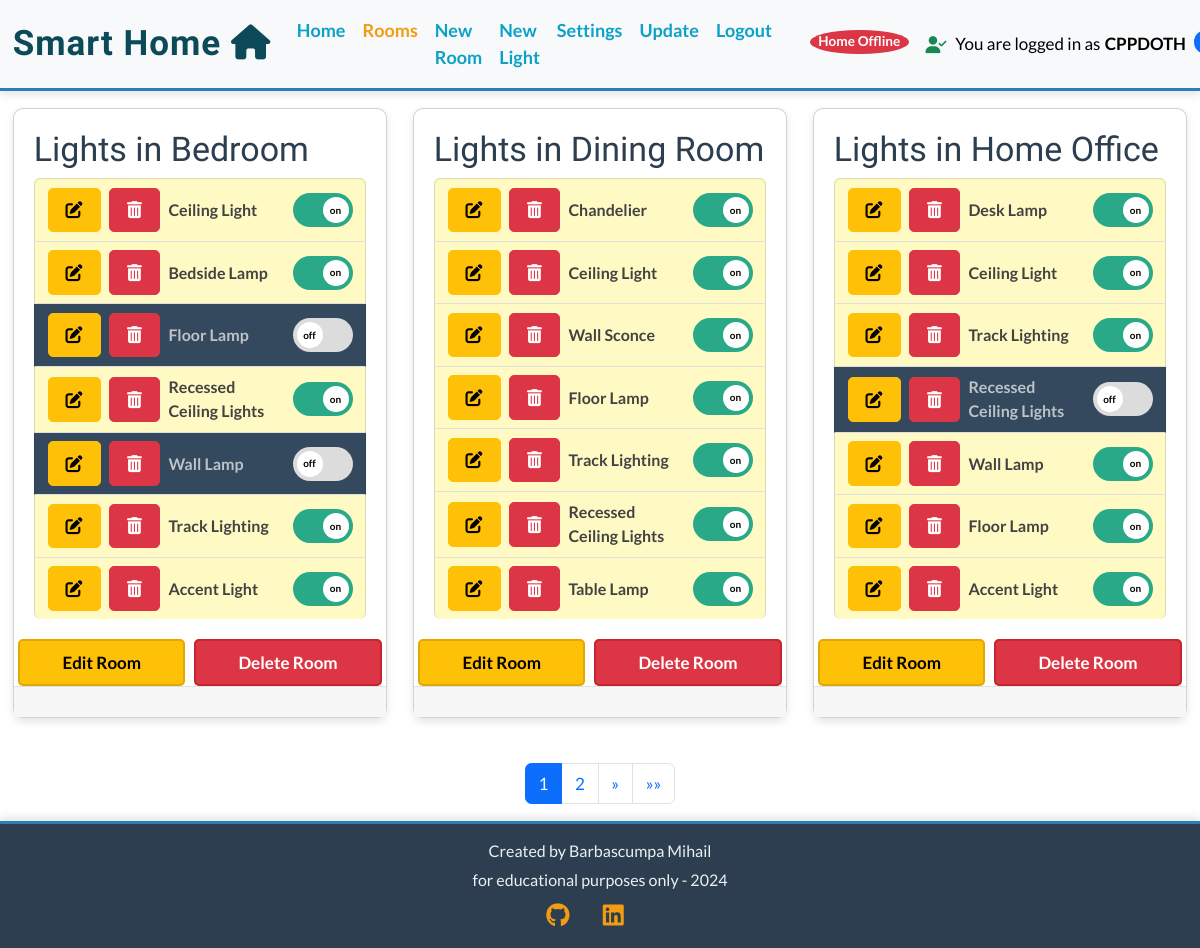
The app's page /rooms/ (signed in) with its own data.
### light_app/models.py (models this page shows, shortened)
class Room(models.Model):
    name = models.CharField(max_length=100)
    user = models.ForeignKey(
        User, on_delete=models.CASCADE, related_name="rooms"
    )
    class Meta:
        ordering = ["name"]
        unique_together = ('name', 'user')

class Light(models.Model):
    name = models.CharField(max_length=100, default="")
    room = models.ForeignKey(Room, on_delete=models.CASCADE, related_name="lights")
    description = models.TextField(null=True, blank=True, default="")
    state = models.IntegerField(choices=STATE_CHOICES, default=2)
    choices = models.ManyToManyField(Choice, related_name="lights", blank=True)
    class Meta:
        ordering = ["id"]

### light_app/views.py (the view)
# urls.py: path("rooms/", views.room_list_view, name="room_list"),
@login_required
def room_list_view(request):
    rooms = Room.objects.filter(user=request.user).prefetch_related("lights")
    paginator = Paginator(rooms, 3)
    page_number = request.GET.get("page")
    page_obj = paginator.get_page(page_number)
    context = {
        "room_list": page_obj,
        "is_paginated": page_obj.has_other_pages(),
        "page_obj": page_obj,
    }
    return render(request, "light_app/rooms_list.html", context)

### firmware_manager/context_processors.py (called while the page is built)
def user_ip_processor(request):
    user_ip = request.META.get('REMOTE_ADDR')  # Obține adresa IP a utilizatorului
    print(f"USER IP IN CONTEXT {user_ip}")
    return {
        'user_ip': user_ip  # Include adresa IP în contextul template-ului
    }

### light_app/context_processors.py (called while the page is built, shortened)
def global_variables(request):
    global home_online_status
    user_settings=None
    if request.user.is_authenticated:
        user_settings, created = UserSettings.objects.get_or_create(user=request.user)
        user_id = request.user.id
        online_status = home_online_status.get(user_id, False)
        return {
            "home_online_status": online_status,  # Returnează doar starea utilizatorului curent
            "silence_mode": user_settings.silence_mode,
            "check_interval": user_settings.server_check_interval,  # Returnează intervalul corect
            "user_ip": request.META["REMOTE_ADDR"],
        }

### light_app/templates/light_app/rooms_list.html (shortened to what this page needs)
{% extends "base.html" %}
{% load static %}
{% block content %}
<div class="container-fluid">
  <div class="row">
    <div class="col-12 mt-3 left">
      <div class="row card-deck">
        {% for room in page_obj %}
        <div class="col-sm-12 col-md-6 col-lg-4 mb-4">
          <div class="card h-100 " id="light-{{ room.name }}-{{ light.name }}">
            <div class="card-body">
              <div class="image-container">
                <div class="image-flash">
                  <h2 class="card-title">Lights in {{ room.name }}</h2>
                </div>
              </div>
              <ul class="list-group">
                {% for light in room.lights.all %}
                <li id="light-{{ room.name }}-{{ light.name }}"
                  class="list-group-item d-flex justify-content-between align-items-center {% if light.get_state_display == 'on' %}light-on{% else %}light-off{% endif %} ">
                  <div class="d-flex align-items-center ">
                    {% if user.is_authenticated %}
                    <a href="{% url 'edit_light' light.id %}" class="btn btn-warning btn-sm">
                      <i class="fas fa-edit"></i>
                    </a>
                    <a href="{% url 'delete_light' light.id %}" class="btn btn-danger btn-sm ml-2">
                      <i class="fas fa-trash-alt"></i>
                    </a>
                    {% endif %}
                    <strong class="ml-2">{{ light.name }}</strong>
                  </div>
                  <form method="post" action="{% url 'toggle_light' room.name light.name %}" class="toggle-light-form"
                    data-light-name="{{ light.name }}" data-room-name="{{ room.name }}">
                    <label class="switch">
                      <span class="slider round"></span>
                    </label>
                  </form>
                </li>
                {% endfor %}
              </ul>
            </div>
            {% if user.is_authenticated %}
            <div class="d-flex justify-content-between w-100">
              <a href="{% url 'edit_room' room.id %}" class="btn btn-edit-room flex-grow-1 mx-1">Edit Room</a>
              <a href="{% url 'delete_room' room.id %}" class="btn btn-delete-room flex-grow-1 mx-1">Delete Room</a>
            </div>
            {% endif %}
            <div class="card-footer"></div>
          </div>
        </div>
        {% endfor %}
      </div>
      {% if is_paginated %}
      <nav aria-label="Page navigation">
        <ul class="pagination justify-content-center">
          {% for num in page_obj.paginator.page_range %}
          {% if page_obj.number == num %}
          <li class="page-item active"><span class="page-link">{{ num }}</span></li>
          {% elif num > page_obj.number|add:'-3' and num < page_obj.number|add:'3' %} <li class="page-item"><a
              class="page-link" href="?page={{ num }}">{{ num }}</a></li>
            {% endif %}
            {% endfor %}
            {% if page_obj.has_next %}
            <li class="page-item">
              <a class="page-link" href="?page={{ page_obj.next_page_number }}" aria-label="Next">
                <span aria-hidden="true">&raquo;</span>
              </a>
            </li>
            <li class="page-item">
              <a class="page-link" href="?page={{ page_obj.paginator.num_pages }}" aria-label="Last">
                <span aria-hidden="true">&raquo;&raquo;</span>
              </a>
            </li>
            {% endif %}
        </ul>
      </nav>
      {% endif %}
    </div>
  </div>
</div>
{% endblock %}

### templates/includes/header.html (shortened to what this page needs)
{% load static %}
{% url 'index' as index_url %}
{% url 'room_list' as room_list_url %}
{% url 'add_room' as add_room_url %}
{% url 'add_light' as add_light_url %}
{% url 'user_settings' as user_settings_url %}
{% url 'account_logout' as logout_url %}
{% url 'update_esp_firmware' as update_esp_firmware_url %}
<header>
  <nav class="navbar navbar-expand-lg navbar-light bg-light">
    <div class="container-fluid">
      <a class="navbar-brand" href="{% url 'home' %}">Smart Home <i class="fa-solid fa-home"></i></a>
      <div class="collapse navbar-collapse" id="navbarText">
        <ul class="navbar-nav me-auto mb-2 mb-lg-0">
          <li class="nav-item">
            <a class="nav-link {% if request.path == index_url %}active{% endif %}" aria-current="page"
              href="{% url 'home' %}">Home</a>
          </li>
          {% if user.is_authenticated %}
          <li class="nav-item">
            <a class="nav-link {% if request.path == room_list_url %}active{% endif %}" aria-current="page"
              href="{% url 'room_list' %}">Rooms</a>
          </li>
          <li class="nav-item">
            <a class="nav-link {% if request.path == add_room_url %}active{% endif %}" aria-current="page"
              href="{% url 'add_room' %}">New Room</a>
          </li>
          <li class="nav-item">
            <a class="nav-link {% if request.path == add_light_url %}active{% endif %}" aria-current="page"
              href="{% url 'add_light' %}">New Light</a>
          </li>
          <li class="nav-item">
            <a class="nav-link {% if request.path == user_settings_url %}active{% endif %}" aria-current="page"
              href="{% url 'user_settings' %}">Settings</a>
          </li>
          <li class="nav-item">
            <a class="nav-link {% if request.path == update_esp_firmware_url %}active{% endif %}" aria-current="page"
              href="{% url 'update_esp_firmware' %}">Update</a>
          </li>
          <li class="nav-item">
            <a class="nav-link {% if request.path == logout_url %}active{% endif %}" aria-current="page"
              href="{% url 'account_logout' %}">Logout</a>
          </li>
          {% endif %}
        </ul>
      </div>
    </div>
    {% if user.is_authenticated %}
    <span id="server-status" class="badge ms-3 {% if home_online_status %}bg-success{% else %}bg-danger{% endif %}">
      {% if  home_online_status  %}
          Home Online
      {% else %}
          Home Offline
      {% endif %}
  </span>
    <p class="text-end m-3 text-nowrap d-flex align-items-center justify-content-end"
      style="font-weight: 500; font-size: 1rem;">
      <i class="fas fa-user-check text-success me-2" data-bs-toggle="tooltip" data-bs-placement="top"
        title="Logged in since: {{ user.last_login|date:'d M Y H:i' }}"></i>
      You are logged in as <b class="ms-1">{{ user|upper }}</b>
      <span class="badge bg-primary ms-2" data-bs-toggle="tooltip" data-bs-placement="top"
        title="Number of rooms you have">
      </span>
    </p>
    {% endif %}
  </nav>
</header>

### static/css/style.css (style rules this page uses)
* { margin: 0; padding: 0; box-sizing: border-box; }
html, body { height: 100%; margin: 0; padding: 0; font-family: 'Lato', sans-serif; font-size: 17px; color: #34495e; background-color: #ecf0f1; display: flex; flex-direction: column; }
body.light { background-color: white; color: black; }
body.medium { font-size: 16px; }
.navbar, .footer, .card, .list-group-item, .card-footer { background-color: inherit; color: inherit; }
a { color: var(--primary-color, #2980b9); }
body { min-height: 100vh; display: flex; flex-direction: column; }
h1, h2, h3, h4, h5, h6 { font-family: 'Oswald', sans-serif; color: #2c3e50; }
.navbar { box-shadow: 0 4px 8px rgba(0, 0, 0, 0.1); border-bottom: 3px solid #2980b9; background-color: #1a5276; }
.navbar-brand { font-family: 'Oswald', sans-serif; font-weight: bold; font-size: 35px; letter-spacing: 1px; color: #0c4a5a; }
a.nav-link { color: #0ca1c7; font-family: 'Lato', sans-serif; font-weight: bold; font-size: 18px; }
.navbar-nav .nav-link.active, .navbar-nav .nav-link.show { color: #f39c12; }
header { margin-bottom: 0; }
.btn { font-weight: bold; border-radius: 5px; padding: 0.5rem 1rem; font-size: 1rem; transition: transform 0.3s, box-shadow 0.3s; }
.btn-edit-room { background-color: #ffc107; color: #000000; border: 2px solid #e0a800; transition: background-color 0.3s, border-color 0.3s; }
.btn-delete-room { background-color: #dc3545; border: 2px solid #c82333; color: #ffffff; transition: background-color 0.3s, border-color 0.3s; }
.switch { position: relative; display: inline-block; width: 60px; height: 34px; margin-left: auto; }
.slider { position: absolute; cursor: pointer; top: 0; left: 0; right: 0; bottom: 0; background-color: #dcdcdc; transition: .4s; border-radius: 34px; }
.slider:before { position: absolute; content: attr(data-text); height: 26px; width: 26px; left: 4px; bottom: 4px; background-color: white; transition: .4s; border-radius: 50%; display: flex; align-items: center; justify-content: center; font-size: 10px; font-weight: bold; color: #000; }
input:checked+.slider { background-color: #2aa989; }
input:checked+.slider:before { transform: translateX(26px); content: "on"; }
input:not(:checked)+.slider:before { content: "off"; }
.slider.round { border-radius: 34px; }
.slider.round:before { border-radius: 50%; }
.card-deck { display: flex; flex-wrap: wrap; justify-content: space-between; margin-bottom: 20px; }
.card { flex: 1 0 30%; display: flex; flex-direction: column; min-height: 100%; background-color: #ffffff; border-radius: 10px; box-shadow: 0 4px 8px rgba(0, 0, 0, 0.1); transition: transform 0.3s, box-shadow 0.3s; }
.card-body { flex-grow: 1; padding: 20px; }
.card-footer { margin-top: auto; background-color: #f7f7f7; padding: 15px; border-top: 1px solid #e0e0e0; }
.list-group-item { padding: 0.5rem 0.75rem; display: flex; justify-content: space-between; align-items: center; background-color: #ffffff; border-bottom: 1px solid #e0e0e0; }
.list-group-item:last-child { border-bottom: none; }
.list-group-item .d-flex { align-items: center; }
.ml-2 { margin-left: 0.5rem; }
.toggle-light-form { margin-left: 10px; }
.badge { font-size: 0.8rem; padding: 0.4em 0.6em; border-radius: 50%; position: relative; top: -2px; }
.light-on { background-color: #fff9c4; color: #424242; }
.light-off { background-color: #34495e; color: #bdc3c7; }

### templates/base.html (style rules this page uses)
:root { --primary-color: #2471a1; }

### records on screen
Room: name "Bedroom"
Light: name "Ceiling Light"
Light: name "Bedside Lamp"
Light: name "Floor Lamp"
Light: name "Recessed Ceiling Lights"
Light: name "Wall Lamp"
Light: name "Track Lighting"
Light: name "Accent Light"
Room: name "Dining Room"
Light: name "Chandelier"
Light: name "Ceiling Light"
Light: name "Wall Sconce"
Light: name "Floor Lamp"
Light: name "Track Lighting"
Light: name "Recessed Ceiling Lights"
Light: name "Table Lamp"
Room: name "Home Office"
Light: name "Desk Lamp"
Light: name "Ceiling Light"
Light: name "Track Lighting"
Light: name "Recessed Ceiling Lights"
Light: name "Wall Lamp"
Light: name "Floor Lamp"
Light: name "Accent Light"

### other values on screen
{{ user|upper }} "CPPDOTH"
{{ num }} "1"
{{ num }} "2"
